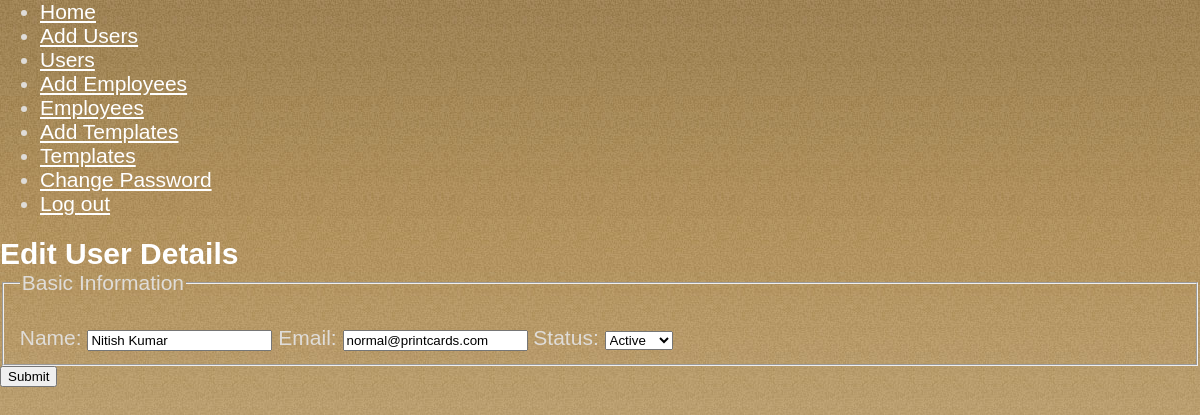
/edit_user.php?q=1 (signed in), run on the app's committed database.
### tables this page shows
CREATE TABLE IF NOT EXISTS `users` (
  `id` int(10) unsigned NOT NULL AUTO_INCREMENT,
  `name` varchar(200) NOT NULL,
  `email` varchar(200) NOT NULL,
  `password` varchar(200) NOT NULL,
  `status` tinyint(4) NOT NULL,
  PRIMARY KEY (`id`)
);

### src/connection.php (called while the page is built, shortened)
<?php
class database {
    public $con;
    public function __construct() {
        $this->con = mysqli_connect("localhost", "root", 'root', "cardprint") or die("could not connect to server");
    }
    public function fetchData($table_name, $field = '*', $condition = '', $limit = '') {
        $query = "select " . $field . " from " . $table_name;
        if ($condition) {
            $query .= ' where ' . $condition;
        }
        $result = mysqli_query($this->con, $query) or die('error in query');
        $returnData = array();
        while ($row = mysqli_fetch_assoc($result)) {
            $returnData[] = $row;
        }
        return $returnData;
    }
}
?>

### src/UserClass.php (called while the page is built, shortened)
<?php
class UserClass extends database {
    public function editUsers($id) {
        $rows = $this->fetchData('users', '*', "id='" . $id . "'");
        return $rows[0];
    }
}
?>

### src/edit_user.php (the view, shortened to what this page needs)
<?php
require 'UserClass.php';
$id=$_REQUEST['q'];
$User = new UserClass();
$row = $User->editUsers($id);
include "header.php";
?>
<body>
    <form action="edit_user_action.php" method="post">
    <h1>Edit User Details</h1>
    <fieldset>
        <legend> Basic Information</legend><br>
        <label for="name">Name:</label>
        <input type="text" id="name" name="name" required value="<?php echo $row['name'] ?>">
        <label for="email">Email:</label>
        <input type="email" id="mail" name="email" readonly="" required value="<?php echo $row['email'];  ?>">
         <label for="status">Status:</label>
            <select id="name" name="status" required >
                <option value="1" <?php echo ($row['status']) ? "selected" :''; ?>>Active</option>
            </select>
    </fieldset>
    <button type="submit">Submit</button>
</form>
</body>

### src/templatemo_style.css (style rules this page uses)
body { margin: 0; padding: 0; font-family: Arial, Helvetica, sans-serif; font-size: 21px; color: #dfdcd8; background: #1e1409 url(images/templatemo_body_top.jpg) repeat-x top; }
h1 { margin: 0px; padding: 0px;; font-size: 30px; font-weight: bold; color: #ffffff; }

### data on the page
users: name "Nitish Kumar", email "normal@printcards.com", status "Active"
